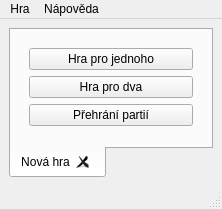
<?xml version="1.0" encoding="UTF-8"?>
<ui version="4.0">
 <class>WndMain</class>
 <widget class="QMainWindow" name="WndMain">
  <property name="geometry">
   <rect>
    <x>0</x>
    <y>0</y>
    <width>215</width>
    <height>204</height>
   </rect>
  </property>
  <property name="windowTitle">
   <string>ICP Dama 2013</string>
  </property>
  <widget class="QWidget" name="centralwidget">
   <layout class="QVBoxLayout" name="verticalLayout">
    <item>
     <widget class="QTabWidget" name="gameTabs">
      <property name="tabPosition">
       <enum>QTabWidget::South</enum>
      </property>
      <property name="currentIndex">
       <number>0</number>
      </property>
      <property name="tabsClosable">
       <bool>true</bool>
      </property>
      <widget class="QWidget" name="newGameTab">
       <attribute name="title">
        <string>Nová hra</string>
       </attribute>
       <layout class="QVBoxLayout" name="verticalLayout_2">
        <item>
         <widget class="QStackedWidget" name="stackedWidget">
          <property name="currentIndex">
           <number>0</number>
          </property>
          <widget class="QWidget" name="mainPage">
           <layout class="QFormLayout" name="formLayout">
            <property name="fieldGrowthPolicy">
             <enum>QFormLayout::AllNonFixedFieldsGrow</enum>
            </property>
            <item row="0" column="0" colspan="2">
             <widget class="QPushButton" name="singleBtn">
              <property name="text">
               <string>Hra pro jednoho</string>
              </property>
             </widget>
            </item>
            <item row="1" column="0" colspan="2">
             <widget class="QPushButton" name="multiBtn">
              <property name="text">
               <string>Hra pro dva</string>
              </property>
             </widget>
            </item>
            <item row="2" column="0" colspan="2">
             <widget class="QPushButton" name="replayBtn">
              <property name="text">
               <string>Přehrání partií</string>
              </property>
             </widget>
            </item>
           </layout>
          </widget>
          <widget class="QWidget" name="multiGamePage">
           <layout class="QFormLayout" name="formLayout_2">
            <item row="0" column="0" colspan="2">
             <widget class="QPushButton" name="multiLocalBtn">
              <property name="text">
               <string>Dva hráči místně</string>
              </property>
             </widget>
            </item>
            <item row="1" column="0" colspan="2">
             <widget class="QPushButton" name="multiHostBtn">
              <property name="text">
               <string>Síťová hra (host)</string>
              </property>
             </widget>
            </item>
            <item row="2" column="0" colspan="2">
             <widget class="QPushButton" name="multiJoinBtn">
              <property name="text">
               <string>Síťová hra (iniciátor)</string>
              </property>
             </widget>
            </item>
           </layout>
          </widget>
          <widget class="QWidget" name="selectPage">
           <layout class="QFormLayout" name="formLayout_3">
            <item row="0" column="0">
             <widget class="QGroupBox" name="colorBox">
              <property name="enabled">
               <bool>true</bool>
              </property>
              <property name="minimumSize">
               <size>
                <width>0</width>
                <height>60</height>
               </size>
              </property>
              <property name="title">
               <string>Hrát za</string>
              </property>
              <layout class="QFormLayout" name="formLayout_4">
               <item row="0" column="0">
                <widget class="QToolButton" name="whiteBtn">
                 <property name="enabled">
                  <bool>true</bool>
                 </property>
                 <property name="styleSheet">
                  <string notr="true">background-color: rgb(255, 255, 255);</string>
                 </property>
                 <property name="text">
                  <string/>
                 </property>
                 <property name="checkable">
                  <bool>true</bool>
                 </property>
                 <property name="checked">
                  <bool>true</bool>
                 </property>
                 <property name="autoExclusive">
                  <bool>true</bool>
                 </property>
                </widget>
               </item>
               <item row="0" column="1">
                <widget class="QToolButton" name="blackBtn">
                 <property name="styleSheet">
                  <string notr="true">background-color: rgb(0, 0, 0);</string>
                 </property>
                 <property name="text">
                  <string/>
                 </property>
                 <property name="checkable">
                  <bool>true</bool>
                 </property>
                 <property name="checked">
                  <bool>false</bool>
                 </property>
                 <property name="autoExclusive">
                  <bool>true</bool>
                 </property>
                </widget>
               </item>
              </layout>
             </widget>
            </item>
            <item row="0" column="1">
             <layout class="QVBoxLayout" name="verticalLayout_3">
              <item>
               <widget class="QPushButton" name="newGameBtn">
                <property name="text">
                 <string>Nová hra</string>
                </property>
               </widget>
              </item>
              <item>
               <widget class="QPushButton" name="loadGameBtn">
                <property name="text">
                 <string>Načíst hru</string>
                </property>
               </widget>
              </item>
             </layout>
            </item>
           </layout>
          </widget>
         </widget>
        </item>
       </layout>
      </widget>
     </widget>
    </item>
   </layout>
  </widget>
  <widget class="QMenuBar" name="menubar">
   <property name="geometry">
    <rect>
     <x>0</x>
     <y>0</y>
     <width>215</width>
     <height>21</height>
    </rect>
   </property>
   <widget class="QMenu" name="gameMenu">
    <property name="title">
     <string>Hra</string>
    </property>
    <addaction name="newAction"/>
    <addaction name="separator"/>
    <addaction name="saveAction"/>
    <addaction name="separator"/>
    <addaction name="quitAction"/>
   </widget>
   <widget class="QMenu" name="helpMenu">
    <property name="title">
     <string>Nápověda</string>
    </property>
    <addaction name="aboutAction"/>
    <addaction name="aboutQtAction"/>
   </widget>
   <addaction name="gameMenu"/>
   <addaction name="helpMenu"/>
  </widget>
  <widget class="QStatusBar" name="statusbar"/>
  <action name="aboutAction">
   <property name="text">
    <string>O aplikaci</string>
   </property>
   <property name="menuRole">
    <enum>QAction::AboutRole</enum>
   </property>
  </action>
  <action name="aboutQtAction">
   <property name="text">
    <string>O Qt</string>
   </property>
   <property name="menuRole">
    <enum>QAction::AboutQtRole</enum>
   </property>
  </action>
  <action name="quitAction">
   <property name="text">
    <string>U&amp;končit</string>
   </property>
   <property name="shortcut">
    <string>Ctrl+Q</string>
   </property>
   <property name="menuRole">
    <enum>QAction::QuitRole</enum>
   </property>
  </action>
  <action name="saveAction">
   <property name="text">
    <string>Uložit</string>
   </property>
   <property name="shortcut">
    <string>Ctrl+S</string>
   </property>
  </action>
  <action name="newAction">
   <property name="text">
    <string>Nová hra</string>
   </property>
   <property name="shortcut">
    <string>Ctrl+N</string>
   </property>
  </action>
 </widget>
 <resources/>
 <connections>
  <connection>
   <sender>quitAction</sender>
   <signal>triggered()</signal>
   <receiver>WndMain</receiver>
   <slot>close()</slot>
   <hints>
    <hint type="sourcelabel">
     <x>-1</x>
     <y>-1</y>
    </hint>
    <hint type="destinationlabel">
     <x>211</x>
     <y>182</y>
    </hint>
   </hints>
  </connection>
  <connection>
   <sender>singleBtn</sender>
   <signal>clicked()</signal>
   <receiver>WndMain</receiver>
   <slot>onSingleBtnPressed()</slot>
   <hints>
    <hint type="sourcelabel">
     <x>263</x>
     <y>64</y>
    </hint>
    <hint type="destinationlabel">
     <x>416</x>
     <y>110</y>
    </hint>
   </hints>
  </connection>
  <connection>
   <sender>multiBtn</sender>
   <signal>clicked()</signal>
   <receiver>WndMain</receiver>
   <slot>onMultiBtnPressed()</slot>
   <hints>
    <hint type="sourcelabel">
     <x>220</x>
     <y>95</y>
    </hint>
    <hint type="destinationlabel">
     <x>420</x>
     <y>181</y>
    </hint>
   </hints>
  </connection>
  <connection>
   <sender>replayBtn</sender>
   <signal>clicked()</signal>
   <receiver>WndMain</receiver>
   <slot>onReplayBtnPressed()</slot>
   <hints>
    <hint type="sourcelabel">
     <x>259</x>
     <y>124</y>
    </hint>
    <hint type="destinationlabel">
     <x>420</x>
     <y>248</y>
    </hint>
   </hints>
  </connection>
  <connection>
   <sender>multiLocalBtn</sender>
   <signal>clicked()</signal>
   <receiver>WndMain</receiver>
   <slot>onMultiLocalPressed()</slot>
   <hints>
    <hint type="sourcelabel">
     <x>273</x>
     <y>62</y>
    </hint>
    <hint type="destinationlabel">
     <x>417</x>
     <y>83</y>
    </hint>
   </hints>
  </connection>
  <connection>
   <sender>multiHostBtn</sender>
   <signal>clicked()</signal>
   <receiver>WndMain</receiver>
   <slot>onMultiHostPressed()</slot>
   <hints>
    <hint type="sourcelabel">
     <x>225</x>
     <y>92</y>
    </hint>
    <hint type="destinationlabel">
     <x>418</x>
     <y>140</y>
    </hint>
   </hints>
  </connection>
  <connection>
   <sender>multiJoinBtn</sender>
   <signal>clicked()</signal>
   <receiver>WndMain</receiver>
   <slot>onMultiJoinPressed()</slot>
   <hints>
    <hint type="sourcelabel">
     <x>303</x>
     <y>118</y>
    </hint>
    <hint type="destinationlabel">
     <x>419</x>
     <y>209</y>
    </hint>
   </hints>
  </connection>
  <connection>
   <sender>newGameBtn</sender>
   <signal>clicked()</signal>
   <receiver>WndMain</receiver>
   <slot>onNewGamePressed()</slot>
   <hints>
    <hint type="sourcelabel">
     <x>347</x>
     <y>67</y>
    </hint>
    <hint type="destinationlabel">
     <x>420</x>
     <y>70</y>
    </hint>
   </hints>
  </connection>
  <connection>
   <sender>loadGameBtn</sender>
   <signal>clicked()</signal>
   <receiver>WndMain</receiver>
   <slot>onLoadGamePressed()</slot>
   <hints>
    <hint type="sourcelabel">
     <x>376</x>
     <y>98</y>
    </hint>
    <hint type="destinationlabel">
     <x>407</x>
     <y>341</y>
    </hint>
   </hints>
  </connection>
  <connection>
   <sender>whiteBtn</sender>
   <signal>clicked()</signal>
   <receiver>WndMain</receiver>
   <slot>onColorWhitePressed()</slot>
   <hints>
    <hint type="sourcelabel">
     <x>46</x>
     <y>83</y>
    </hint>
    <hint type="destinationlabel">
     <x>5</x>
     <y>101</y>
    </hint>
   </hints>
  </connection>
  <connection>
   <sender>blackBtn</sender>
   <signal>clicked()</signal>
   <receiver>WndMain</receiver>
   <slot>onColorBlackPressed()</slot>
   <hints>
    <hint type="sourcelabel">
     <x>77</x>
     <y>85</y>
    </hint>
    <hint type="destinationlabel">
     <x>5</x>
     <y>157</y>
    </hint>
   </hints>
  </connection>
  <connection>
   <sender>gameTabs</sender>
   <signal>tabCloseRequested(int)</signal>
   <receiver>WndMain</receiver>
   <slot>onTabClosing(int)</slot>
   <hints>
    <hint type="sourcelabel">
     <x>107</x>
     <y>100</y>
    </hint>
    <hint type="destinationlabel">
     <x>107</x>
     <y>100</y>
    </hint>
   </hints>
  </connection>
  <connection>
   <sender>aboutAction</sender>
   <signal>triggered()</signal>
   <receiver>WndMain</receiver>
   <slot>onAboutTriggered()</slot>
   <hints>
    <hint type="sourcelabel">
     <x>-1</x>
     <y>-1</y>
    </hint>
    <hint type="destinationlabel">
     <x>107</x>
     <y>101</y>
    </hint>
   </hints>
  </connection>
  <connection>
   <sender>newAction</sender>
   <signal>triggered()</signal>
   <receiver>WndMain</receiver>
   <slot>onNewTriggered()</slot>
   <hints>
    <hint type="sourcelabel">
     <x>69</x>
     <y>55</y>
    </hint>
    <hint type="destinationlabel">
     <x>107</x>
     <y>101</y>
    </hint>
   </hints>
  </connection>
  <connection>
   <sender>saveAction</sender>
   <signal>triggered()</signal>
   <receiver>WndMain</receiver>
   <slot>onSaveTriggered()</slot>
   <hints>
    <hint type="sourcelabel">
     <x>-1</x>
     <y>-1</y>
    </hint>
    <hint type="destinationlabel">
     <x>107</x>
     <y>101</y>
    </hint>
   </hints>
  </connection>
  <connection>
   <sender>gameTabs</sender>
   <signal>currentChanged(int)</signal>
   <receiver>WndMain</receiver>
   <slot>onTabChanged(int)</slot>
   <hints>
    <hint type="sourcelabel">
     <x>107</x>
     <y>102</y>
    </hint>
    <hint type="destinationlabel">
     <x>107</x>
     <y>101</y>
    </hint>
   </hints>
  </connection>
 </connections>
 <slots>
  <slot>onSingleBtnPressed()</slot>
  <slot>onMultiBtnPressed()</slot>
  <slot>onReplayBtnPressed()</slot>
  <slot>onMultiLocalPressed()</slot>
  <slot>onMultiHostPressed()</slot>
  <slot>onMultiJoinPressed()</slot>
  <slot>onNewGamePressed()</slot>
  <slot>onLoadGamePressed()</slot>
  <slot>onColorWhitePressed()</slot>
  <slot>onColorBlackPressed()</slot>
  <slot>onTabClosing(int)</slot>
  <slot>onAboutQtTriggered()</slot>
  <slot>onAboutTriggered()</slot>
  <slot>onNewTriggered()</slot>
  <slot>onSaveTriggered()</slot>
  <slot>onTabChanged(int)</slot>
 </slots>
</ui>
